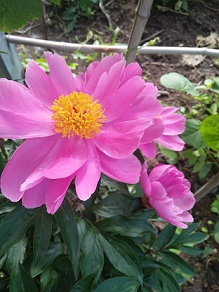
#> input picture Python.OpenCV.From.Novice.To.Practice/code/02/08/2.1.jpg, 219 x 292 px, found by its file name
$ python Demo_08.py
#> lines starting #> are read from the running program, lines starting #| are printed output that depends on the picture
import cv2

rgb_image = cv2.imread("D:/2.1.jpg")
#> rgb_image is the input picture: shape (292, 219, 3); mean B, G, R 106.2, 92.8, 122.8
# 图2.1从RGB色彩空间转换到HSV色彩空间
hsv_image = cv2.cvtColor(rgb_image, cv2.COLOR_RGB2HSV)
#> hsv_image: shape (292, 219, 3); mean H, S, V 97.5, 96.6, 131.7
h, s, v = cv2.split(hsv_image) # 拆分HSV图像中的通道
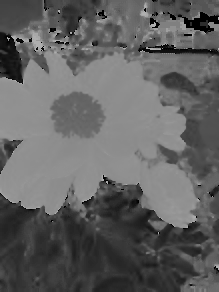
#> h: shape (292, 219); min 0, max 178, mean 97.5
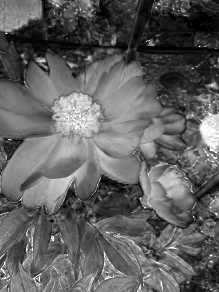
#> s: shape (292, 219); min 0, max 255, mean 96.6
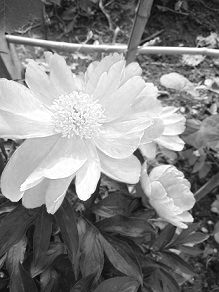
#> v: shape (292, 219); min 3, max 255, mean 131.7
hsv = cv2.merge([h, s, v]) # 合并拆分后的通道图像
cv2.imshow("HSV", hsv) # 显示合并通道的HSV图像
cv2.waitKey()
cv2.destroyAllWindows()
